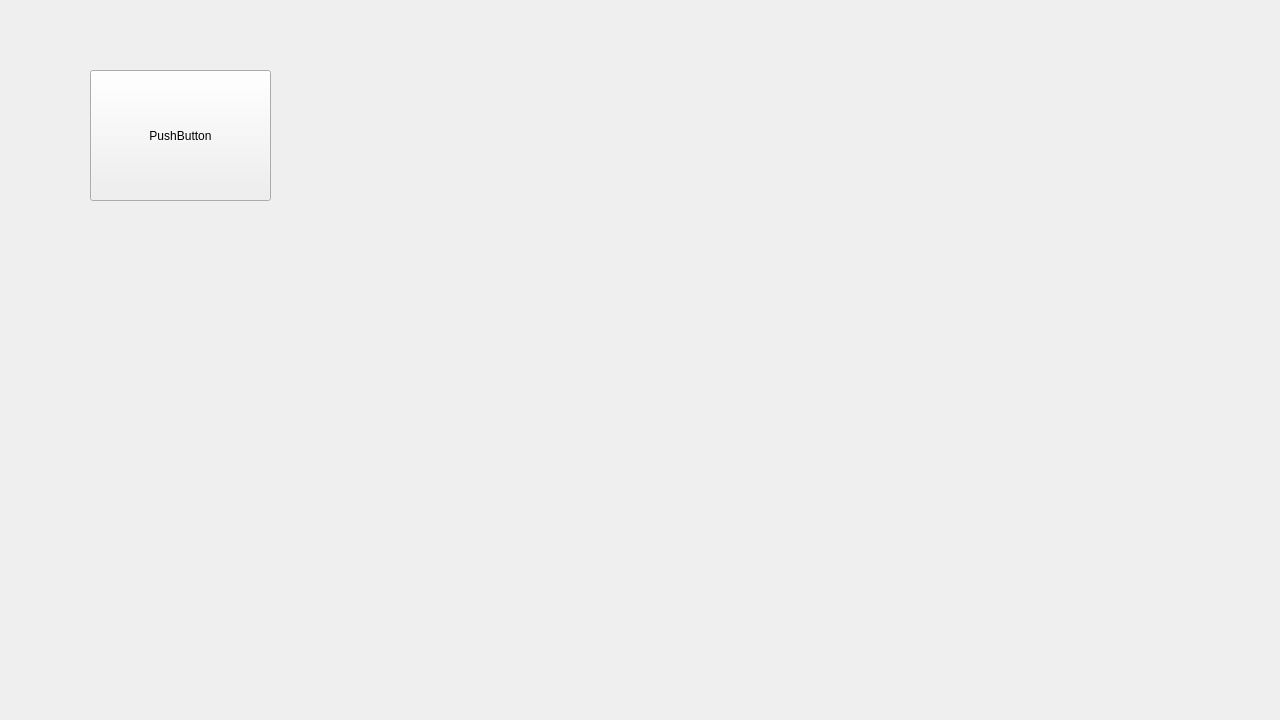
<?xml version="1.0" encoding="UTF-8"?>
<ui version="4.0">
 <class>Testside</class>
 <widget class="QWidget" name="Testside">
  <property name="geometry">
   <rect>
    <x>0</x>
    <y>0</y>
    <width>1280</width>
    <height>720</height>
   </rect>
  </property>
  <property name="windowTitle">
   <string>Form</string>
  </property>
  <widget class="QPushButton" name="pushButton">
   <property name="geometry">
    <rect>
     <x>90</x>
     <y>70</y>
     <width>181</width>
     <height>131</height>
    </rect>
   </property>
   <property name="text">
    <string>PushButton</string>
   </property>
  </widget>
 </widget>
 <resources/>
 <connections/>
</ui>
